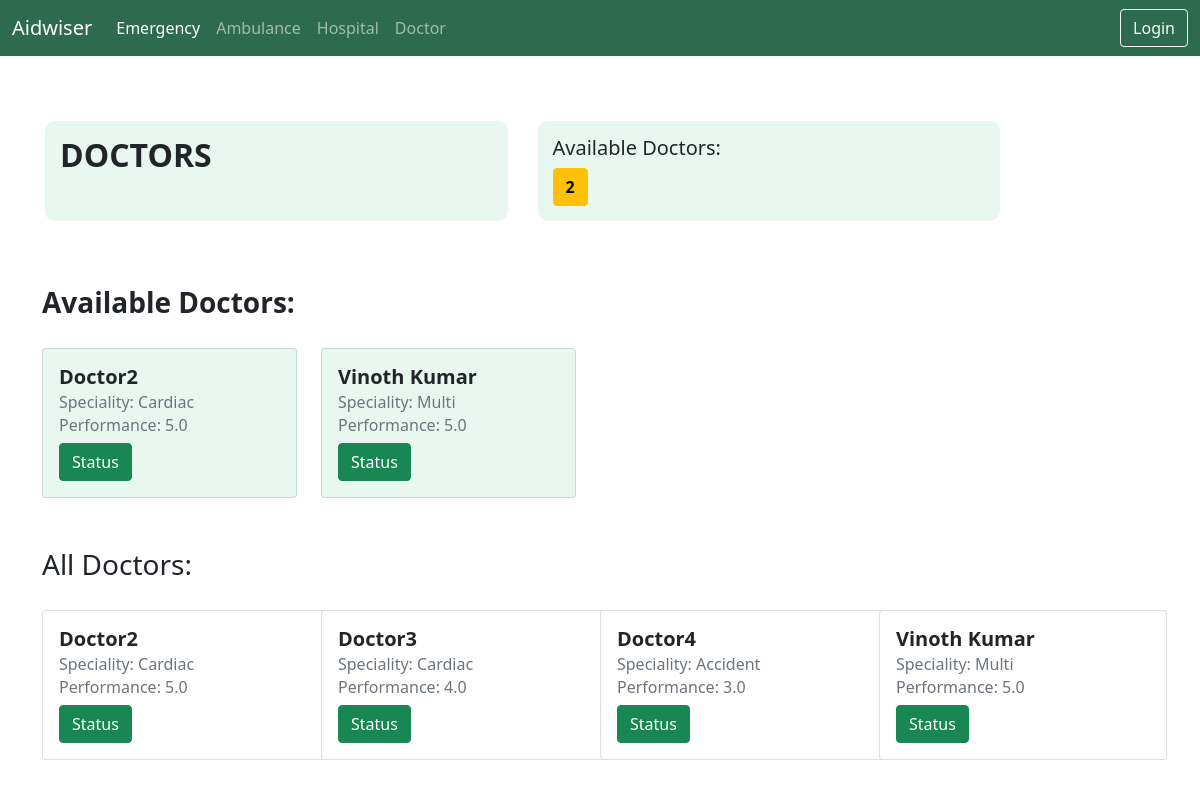
Screenshot of /doctor/ with the database file from the repository.
### aid/models.py (models this page shows, shortened)
class Doctor(models.Model):
    STATUS = (
        ('Available', 'Available'),
        ('Busy', 'Busy'),
        ('Contact', 'Contact')
    )
    name = models.CharField(max_length=100, null=True)
    hospital = models.ForeignKey(
        Hospital, on_delete=models.CASCADE, blank=True, null=True)
    assgn = models.OneToOneField(
        Aid, on_delete=models.CASCADE, blank=True, null=True)
    spl = models.CharField(max_length=100, null=True)
    status = models.CharField(max_length=200, null=True, choices=STATUS)
    performance = models.FloatField(default=0, null=True, blank=True)

### aid/views.py (the view)
# urls.py: path('doctor/', views.doctor, name="doctor"),
def doctor(request):
    doctors = Doctor.objects.all()
    available_doctors = Doctor.objects.filter(status="Available")
    available_count = available_doctors.count()
    context = {
        'doctors': doctors,
        'available_doctors': available_doctors,
        'available_count': available_count,
    }
    return render(request, 'aid/doctor.html', context)

### aid/templates/aid/doctor.html (shortened to what this page needs)
{% extends 'aid/main.html' %}
{% load static %}
{% block content %}
<div style="margin-top:50px; padding:15px;" class="row">
    <div style=" margin-right:30px;background-color: #e8f8f1;
    border-radius: 10px;
    padding: 15px;" class="col-lg-5">
        <h2><strong>DOCTORS</strong></h2>
    </div>
    <div style="background-color: #e8f8f1;
    border-radius: 10px;
    padding: 15px;" class="col-lg-5">
        <h5>Available Doctors:</h5>
        <button type="button" class="btn btn-warning"><strong>{{available_count}}</strong></button>
    </div>
</div>
<div style="margin-top:50px">
  <div class="row">
      <h3><strong>Available Doctors:</strong></h3>
      <div class="row">
        {% for doctor in available_doctors %}
          <div style="margin-top:20px;" class="col-lg-3">
              <div style="background-color:#e8f8f1;" class="card" style="width: 18rem;">
                  <div class="card-body">
                    <h5 class="card-title"><strong>{{doctor.name}}</strong></h5>
                    <h6 class="card-subtitle mb-2 text-muted">Speciality: {{doctor.spl}}</h6>
                    <h6 class="card-subtitle mb-2 text-muted">Performance: {{doctor.performance}}</h6>
                    <a href="{% url 'spec_doctor' doctor.id %}" class="btn btn-success">Status</a>
                  </div>
                </div>
          </div>
          {% endfor %}
      </div>
  </div>
</div>
<div style="margin-top:50px">
    <div class="row">
        <h3>All Doctors:</h3>
        <div class="row">
          {% for doctor in doctors %}
            <div style="margin-top:20px;" class="col-lg-3">
                <div class="card" style="width: 18rem;">
                    <div class="card-body">
                      <h5 class="card-title"><strong>{{doctor.name}}</strong></h5>
                      <h6 class="card-subtitle mb-2 text-muted">Speciality: {{doctor.spl}}</h6>
                      <h6 class="card-subtitle mb-2 text-muted">Performance: {{doctor.performance}}</h6>
                      <a href="{% url 'spec_doctor' doctor.id %}" class="btn btn-success">Status</a>
                    </div>
                  </div>
            </div>
            {% endfor %}
        </div>
    </div>
</div>
{% endblock content %}

### rows the page displays
Doctor: name "Doctor2", spl "Cardiac", performance "5.0"
Doctor: name "Vinoth Kumar", spl "Multi", performance "5.0"
Doctor: name "Doctor3", spl "Cardiac", performance "4.0"
Doctor: name "Doctor4", spl "Accident", performance "3.0"

### other values shown
{{ available_count }} "2"
